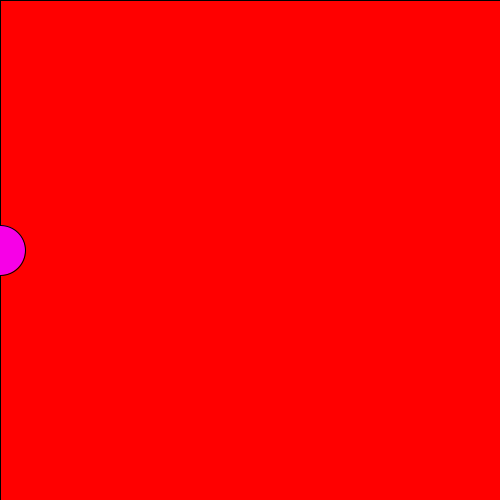
Frame 1 (no input)
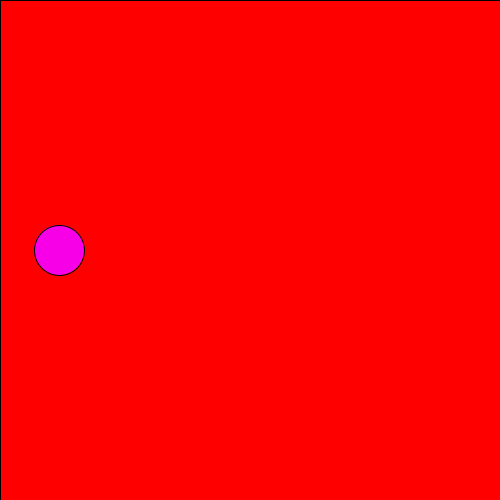
Frame 60 (the mouse pressed at the canvas centre just before this capture)
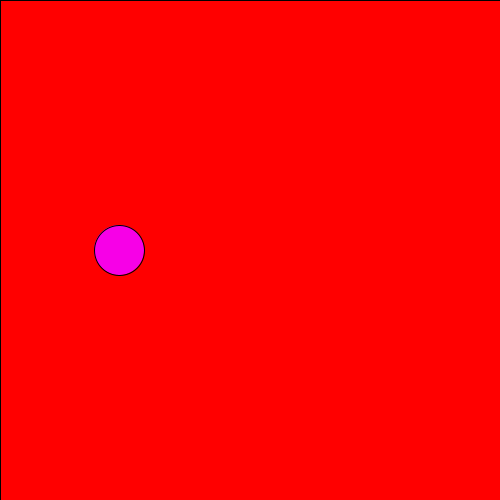
Frame 120 (the mouse held since frame 60 and released just before this capture)

The Processing sketch that drew these frames (run headless with seeded random() and noise(); from frame 60 on, the mouse is pressed at the canvas centre):

// Processing sketch: moving_ellipse
// ── moving_ellipse.pde
color magenta = #F700E7;
int xPosition = 0;

void setup() {
  size(500, 500);
}

void draw() {
  //millis keeps counting up, so we just hop along for the ride but range between 0 and 255
  fill(255, 0, 0);
  rect(0, 0, width, height);
  fill(magenta);  
  ellipse(xPosition, height/2, 50, 50);
  xPosition++;
  if (xPosition%400 == 0) {
     xPosition = 0; 
  }
}
